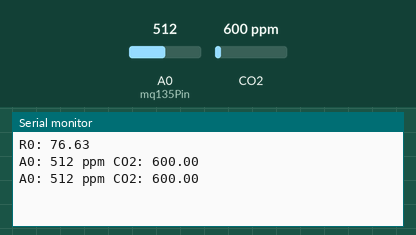
Recording of a sketch running on a simulated Arduino Uno, built with avr-gcc and run on an emulated ATmega328P. On the bench: the last lines printed to the serial monitor. Inputs (shaded band) come from the test bench; at power-on: CO2 600 ppm, A0 (mq135Pin) = 512.

Above: at 5.8 s.
5.9 s: CO2 set to 452 ppm
At 10.5 s:
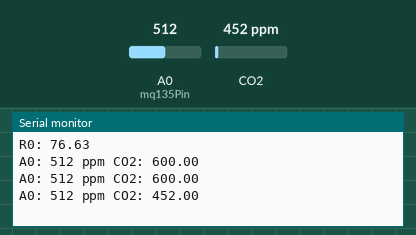
11.9 s: A0 (mq135Pin) set to 716
At 15.6 s:
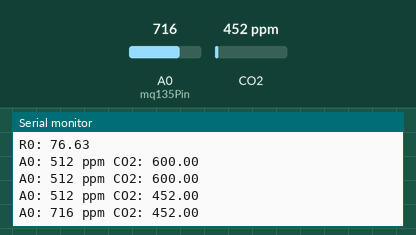
17.9 s: CO2 set to 1050 ppm
At 20.6 s:
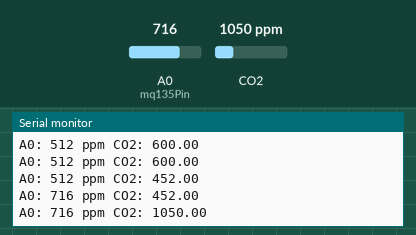
23.9 s: A0 (mq135Pin) set to 900
At 25.7 s:
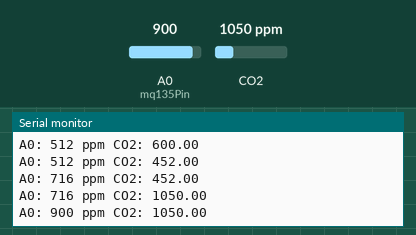
Timing chart, 0 to 27.2 s (numbered marks = the images above; inputs shaded):
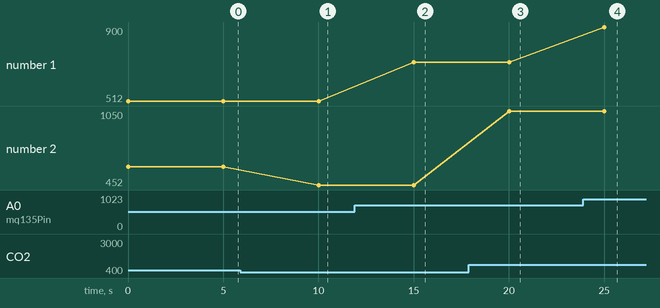

The sketch:

MQ135_CO2.ino
```cpp
/*
  Programme de test du MQ135 permettant de mesurer la présence de polluants dans l'atmosphère (CO, CO2 Alcool, fumées...)
  Pour plus d'infos ici https://www.projetsdiy.fr/mq135-mesure-qualite-air-polluant-arduino
  Utilise la librairie mq135.cpp mise à disposition par Georg Krocker https://github.com/GeorgK/MQ135
  Projets DIY - Mars 2016 - www.projetsdiy.fr
*/

#include "MQ135.h"
const int mq135Pin = 0;     // Pin sur lequel est branché de MQ135

MQ135 gasSensor = MQ135(mq135Pin);  // Initialise l'objet MQ135 sur le Pin spécifié

void setup()
{
    Serial.begin(9600);     // Initialise le port série à 9600 bps
    float rzero = gasSensor.getRZero();
    Serial.print("R0: ");
    Serial.println(rzero);  // Valeur à reporter ligne 27 du fichier mq135.h après 48h de préchauffage

}

void loop()
{
    float ppm = gasSensor.getPPM();
    Serial.print("A0: ");
    Serial.print(analogRead(mq135Pin));
    Serial.print(" ppm CO2: ");
    Serial.println(ppm);
    delay(5000);        // Delai d'actualisation de la mesure
}
```

Measured:
- after the input at 5.9 s, the serial monitor: prints a new line after 4.1 s (image 1)
- after the input at 11.9 s, the serial monitor: prints a new line after 3.1 s (image 2)
- after the input at 17.9 s, the serial monitor: prints a new line after 2.1 s (image 3)
- after the input at 23.9 s, the serial monitor: prints a new line after 1.1 s (image 4)
- plotted number 1: 512 → 716 after the input at 11.9 s, 716 → 900 after the input at 23.9 s
- plotted number 2: 600 → 452 after the input at 5.9 s, 452 → 1050 after the input at 17.9 s
